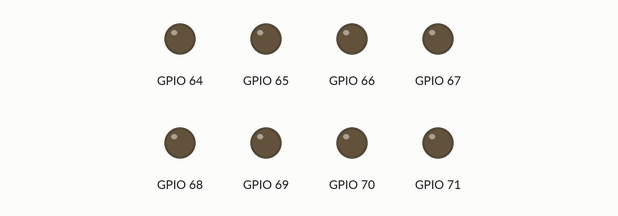
Simulated run of this program. Board: ESP8266 (NodeMCU). Shown: output pins drawn as LEDs (lit = HIGH). WiFi joins after 1.5 s; servers stay silent unless stated.

Above: at 0.1 s.
At 7.1 s:
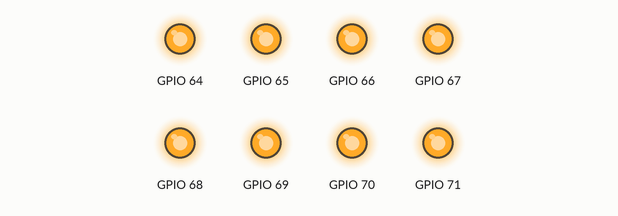
At 13.1 s:
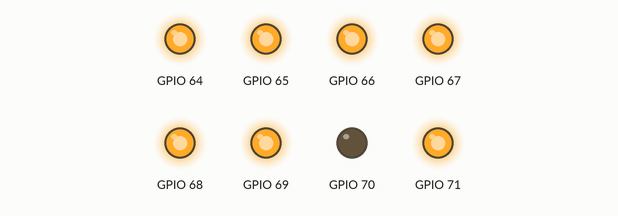
At 21.1 s:
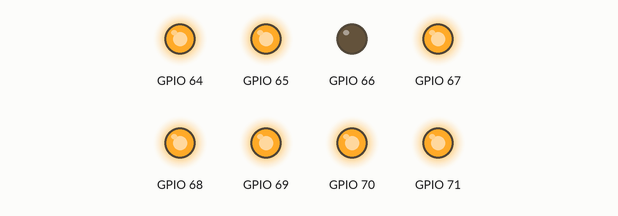
At 31.1 s:
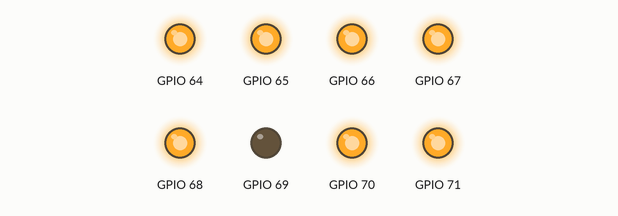
At 39.1 s:
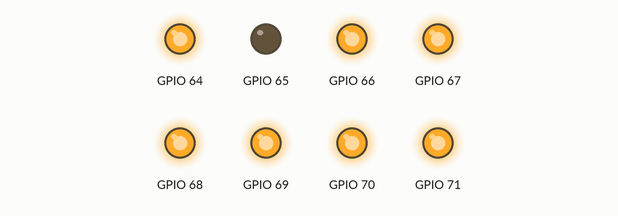
Timing chart, 0 to 40.0 s (numbered marks = the images above):
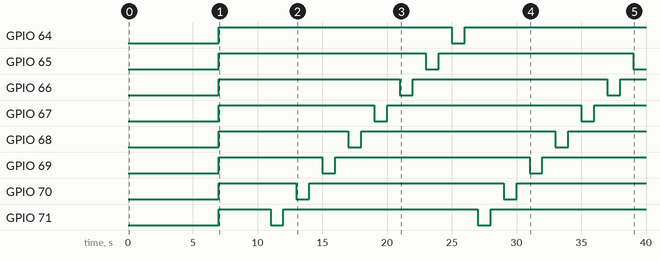

The program:

main.cpp
```cpp
#define BLYNK_TEMPLATE_ID "TMPL6Px18Gsjk"
#define BLYNK_TEMPLATE_NAME "TRẠM SỐ 3 VFD"
#define BLYNK_AUTH_TOKEN "eXmsWQOmDdHaBMALIxHJqhbJXtzg8Gw1"
#define BLYNK_FIRMWARE_VERSION "25061050610"
//------------------

#include "PCF8575.h"
#include <BlynkSimpleEsp8266.h>
#include <ESP8266WiFi.h>
#include <Wire.h>
//------------------
#define APP_DEBUG
#define BLYNK_PRINT Serial

PCF8575 pcf8575_1(0x20);
//-----------------------------
const char *ssid = "Nha May Nuoc Cai Cat";
const char *password = "123456789";

const word address = 0;
//------------------
BlynkTimer timer;

BLYNK_CONNECTED() {
}
//-------------------------------------------------------------------

BLYNK_WRITE(V0) {
}

int currentPin = 7;
bool isLedOn = false;

void blinkNextPin() {
  if (!isLedOn) {
    // Bật chân hiện tại
    pcf8575_1.digitalWrite(currentPin, LOW);
    isLedOn = true;
  } else {
    // Tắt chân hiện tại
    pcf8575_1.digitalWrite(currentPin, HIGH);
    // Chuyển sang chân tiếp theo
    currentPin--;
    if (currentPin < 0)
      currentPin = 7;
    isLedOn = false;
  }
}

//-------------------------------------------------------------------
void setup() {
  Serial.begin(115200);
  WiFi.mode(WIFI_STA);
  WiFi.begin(ssid, password);
  Blynk.config(BLYNK_AUTH_TOKEN);
  delay(7000);
  //------------------------------------------------------------------

  Wire.begin();
  pcf8575_1.begin();
  for (int i = 0; i < 8; i++) {
    pcf8575_1.pinMode(i, OUTPUT);    // Đặt tất cả chân P0-P7 là OUTPUT
    pcf8575_1.digitalWrite(i, HIGH); // Tắt tất cả chân ban đầu
  }

  //------------------------------------
  timer.setTimeout(3000L, []() {
    timer.setInterval(1000L, blinkNextPin);
  });
}

void loop() {
  Blynk.run();
  timer.run();
}
```

Measured:
- by itself, GPIO 64: HIGH → LOW at 25.0 s, → HIGH 1.0 s later
- by itself, GPIO 65: HIGH → LOW at 23.0 s, → HIGH 1.0 s later, → LOW 15.0 s later
- by itself, GPIO 66–71: alternates HIGH for 15.0 s and LOW for 1.0 s
